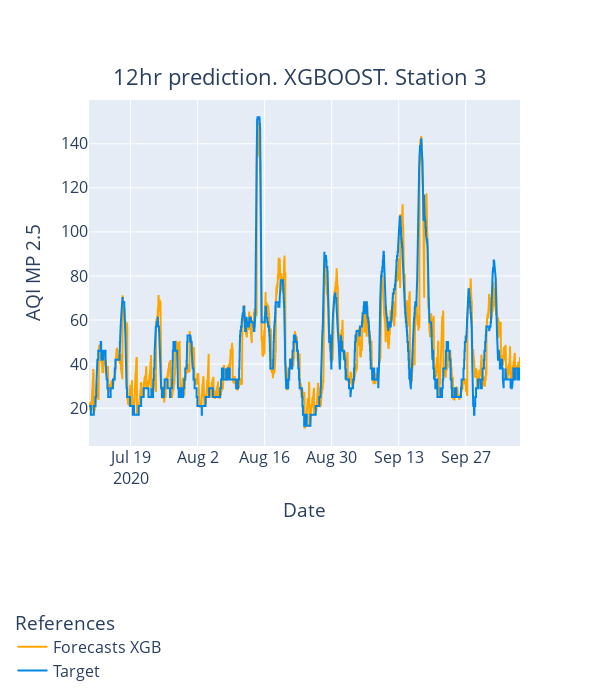

Notebook cell for this chart:
### Code cell
i = 3
    
fig_val = go.Figure()

df_grafica = df[df['ESTACION'] == i]

fig_val.add_trace(
    go.Scatter( y = list(df_grafica.FORECAST_XGB), x = list(df_grafica.FECHAHORA), name = 'Forecasts XGB', line=dict(color = 'Orange')))

fig_val.add_trace(
    go.Scatter( y = list(df_grafica.AQI_MP2_5), x = list(df_grafica.FECHAHORA), name = 'Target', line=dict(color = '#0087e8')))

layout = go.Layout(
        title="Title",
        xaxis=dict(
            title="X Label"
        ),
        yaxis=dict(
            title="Y label"
        ) ) 

fig_val.update_layout( 
                        width = 600,
                        height = 700,
                        title = {
                                'text': "12hr prediction. XGBOOST. Station " + str(i),
                                'y':0.9,
                                'x':0.5,
                                'xanchor': 'center',
                                'yanchor': 'top'}, 
                        
                        yaxis_title = 'AQI MP 2.5', 
                        xaxis_title = 'Date',
                        
                        legend= {
                                'xanchor': 'center',
                                'yanchor': 'bottom',
                                'y' : -0.7,
                                'x' : 0.0,
                        },
                        font=dict(
                                    size=16,
                                        ),
                        legend_title = 'References',
                        )
    
    #fig_val.write_html('graphs/modelos_finales_todas_estaciones/val_24h_station_'+str(i)+'.html')

### Figure 1 — Plotly figure (JSON) as saved in the notebook; plotly's stock layout.template omitted (floating-point values rounded to 4 significant figures; data arrays with more than 128 entries replaced by an {"elided": "..."} marker saying what was removed)
{"data": [{"line": {"color": "Orange"}, "name": "Forecasts XGB", "type": "scatter", "x": {"elided": "25920 str values"}, "y": {"elided": "25920 float values"}}, {"line": {"color": "#0087e8"}, "name": "Target", "type": "scatter", "x": {"elided": "25920 str values"}, "y": {"elided": "25920 int values"}}], "layout": {"font": {"size": 16}, "height": 700, "legend": {"title": {"text": "References"}, "x": 0, "xanchor": "center", "y": -0.7, "yanchor": "bottom"}, "title": {"text": "12hr prediction. XGBOOST. Station 3", "x": 0.5, "xanchor": "center", "y": 0.9, "yanchor": "top"}, "width": 600, "xaxis": {"title": {"text": "Date"}}, "yaxis": {"title": {"text": "AQI MP 2.5"}}}}
